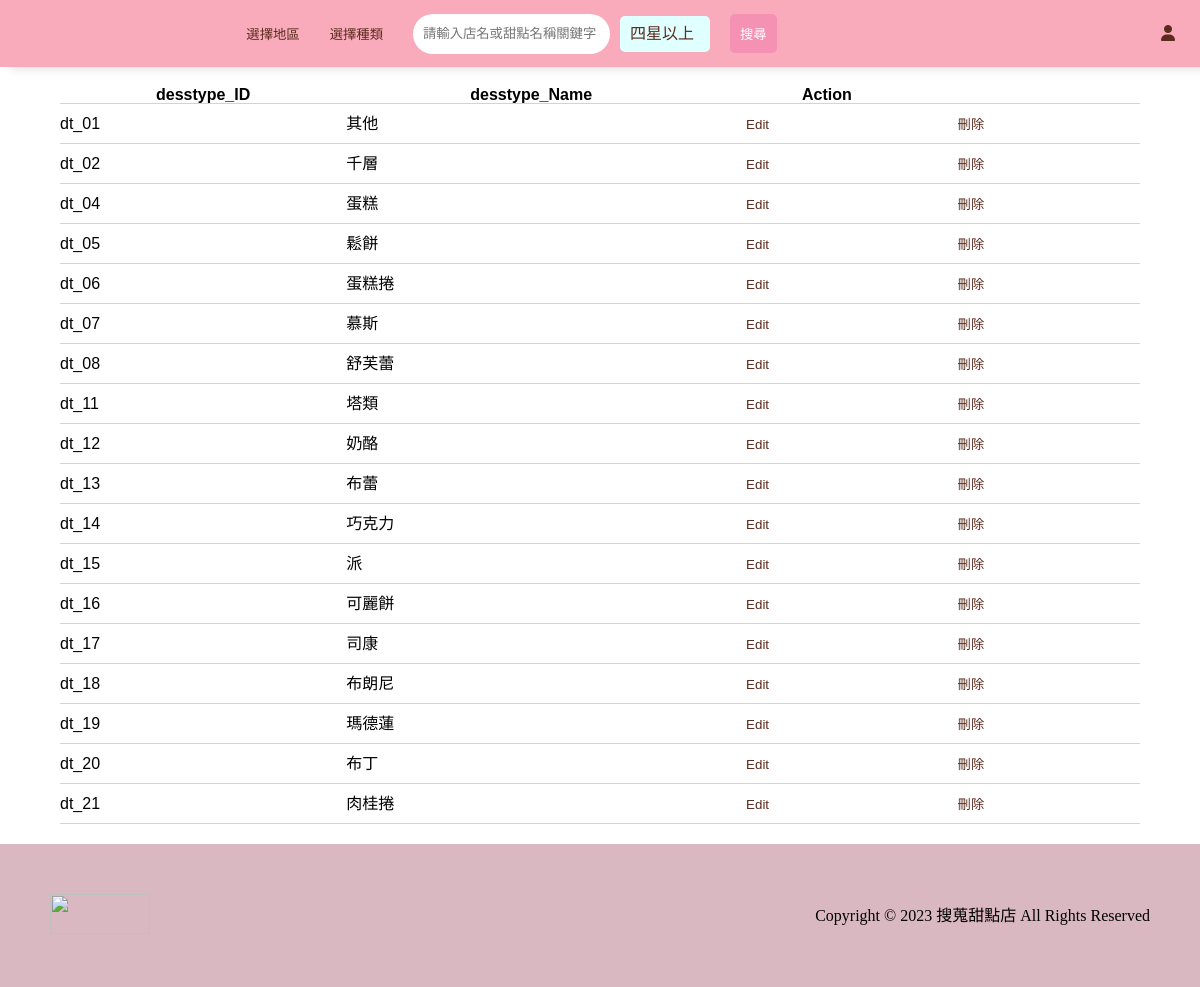
Page /manager_dessType_Index.php on the committed database.
### tables this page shows
CREATE TABLE `desstype` (
  `desstype_ID` varchar(15) NOT NULL,
  `desstype_Name` varchar(50) NOT NULL
);

### manager_dessType_Index.php (the view, shortened to what this page needs)
<?php
require_once 'db.php';
?>
<!DOCTYPE html>
<html lang="en">
    <head>
        <link rel="stylesheet" href="https://cdnjs.cloudflare.com/ajax/libs/font-awesome/6.4.2/css/all.min.css">
        <link rel="stylesheet" href="https://cdn.jsdelivr.net/npm/swiper@11/swiper-bundle.min.css" />
        <link rel="stylesheet" href="all.css">
    </head>
    <body>
        <div class="wrap">
            <div class="navbar">
                <?php
                if (isset($_SESSION['nowUser']) && $_SESSION['nowUser']['user_Role'] == "manager")
                {
                    echo "<h1 class='logo'><a href='manager_index.php'>搜蒐甜點店</a></h1>";
                }
                else
                {
                    echo "<h1 class='logo'><a href='index.php'>搜蒐甜點店</a></h1>";
                }
                ?>
                <form action="select.php" method="GET" class="search-section">
                    <input type="button" name="zone-choice" id="index-zone-choice" value="選擇地區">
                    <input type="button" name="style-choice" id="index-style-choice" value="選擇種類">
                    <input type="text" placeholder="請輸入店名或甜點名稱關鍵字" name="keyword" class="search-bar">
                    <div class="search-choice">
                        <label for='four-star-input' id='four-star-label'>四星以上</label>
                        <input type="submit" value="搜尋" class="search-button">
                    </div>
                </form>
                <ul class="nav">
                    <?php
                    if (isset($_SESSION['nowUser']))
                    {
                        if ($_SESSION['nowUser']['user_Role'] == "manager")
                        {
                            echo '<li class="nav-content"><a href="manager_index.php">管理店家</a></li>';
                        }
                        echo '<li class="nav-content"><a href="favorite.php?userid=' . $_SESSION['nowUser']['user_ID'] . '">收藏</a></li>';
                        echo '<li class="nav-content"><a href="gallery.php?userid=' . $_SESSION['nowUser']['user_ID'] . '">圖鑑</a></li>';
                        echo '<li class="nav-content"><a href="user_info.php?userid=' . $_SESSION['nowUser']['user_ID'] . '"><i class="fa-solid fa-user"></i></a></li>';
                    }
                    else
                    {
                        echo '<li class="nav-content"><a href="signup.php"><i class="fa-solid fa-user"></i></a></li>';
                    }
                    ?>
                </ul>
            </div>
            <div class="manager-main">
                <?php
                $sql = "SELECT * FROM desstype";
                $result = $conn->query($sql);
                if ($result->num_rows > 0)
                {
                    echo "<table>";
                    echo "<tr><th>desstype_ID</th><th>desstype_Name</th><th>Action</th></tr>";
                    while ($row = $result->fetch_assoc()){
                        $changed_desstype_ID = $row['desstype_ID'];
                        $changed_desstype_Name = $row['desstype_Name'];
                        echo "<tr>";
                        echo "<td>{$row['desstype_ID']}</td>";
                        echo "<td>{$row['desstype_Name']}</td>";
                        echo "<td><button class='search-button modify-button'  onclick= \"modifyRow('$changed_desstype_ID' ,'$changed_desstype_Name')\")'>Edit</button>";
                        echo "<td><button type='submit'  onclick=\"deletionDessType('$changed_desstype_ID')\" >刪除</button></td>";
                        echo "</tr>";
                    }
                    echo "</table>";
                }
                else{
                    echo "0 results";
                }
                ?>
            </div>
        </div>
        <div class="footer">
            <div class="left-footer"><img src='../image/logo-4.png'></div>
            <div class="right-footer">
                <p>Copyright © 2023 搜蒐甜點店 All Rights Reserved</p>
            </div>
        </div>
    </body>
</html>

### all.css (style rules this page uses)
html, body, div, span, applet, object, iframe, h1, h2, h3, h4, h5, h6, p, blockquote, pre, a, abbr, acronym, address, big, cite, code, del, dfn, em, img, ins, kbd, q, s, samp, small, strike, strong, sub, sup, tt, var, b, u, i, center, dl, dt, dd, ol, ul, li, fieldset, form, label, legend, table, caption, tbody, tfoot, thead, tr, th, td, article, aside, canvas, details, embed, figure, figcaption, footer, header, hgroup, menu, nav, output, ruby, section, summary, time, mark, audio, video { margin: 0; padding: 0; border: 0; font-size: 100%; font: inherit; vertical-align: baseline; }
body { line-height: 1; }
ol, ul { list-style: none; }
table { border-collapse: collapse; border-spacing: 0; }
html { height: 100%; }
body { height: 100%; display: flex; flex-direction: column; }
.wrap { flex-grow: 1; width:100%; margin:0 auto; font-family:'Helvetica'; }
.navbar-index,.navbar { display: flex; justify-content: space-between; align-items: center; padding:5px; background-color:#F9AABB; opacity: 1.0; }
.navbar { box-shadow: 10px 0px 10px lightgray; justify-content: space-between; }
.logo { margin-left:30px; margin-right:30px; text-indent:101%; overflow:hidden; white-space:nowrap; background-image:url('../image/logo-4.png'); background-size: contain; background-repeat: no-repeat; background-position: center; }
.logo a { display:block; width:120px; height:50px; }
.nav { display: flex; justify-content: flex-end; width:30%; }
.nav a { display: block; padding:20px; }
.nav-content a { text-decoration: none; display: block; color:#5B2B1E; font-weight: bold; }
.main,.manager-main { width:90%; margin:0 auto; }
.manager-main table { width:100%; margin:20px auto; }
.manager-main table th { font-weight: bold; text-align: center; vertical-align: middle; }
.manager-main button { padding:10px 20px; border: none; background-color:transparent; color:#5B2B1E; border-radius: 5px; }
.manager-main tr { border-bottom:1px solid lightgray; }
img { height:200px; width:300px; }
.search-section { display: flex; justify-content: center; align-items: center; }
.search-choice { display: flex; justify-content: space-evenly; align-items: center; }
.search-bar { width:50%; height:20px; padding:10px; border:1px solid gray; background-color:white; display: block; margin:0 10px; border-radius:30px; }
.search-section input { padding:10px; border:none; margin-right:10px; }
#index-zone-choice,#index-style-choice { color:#5B2B1E; background-color: transparent; border: none; }
#no-visited-label,#four-star-label { background:lightcyan; padding:10px; color:#5B2B1E; margin-right:10px; border:none; border-radius:5px; }
#four-star-label { width:70px; }
.search-button { border:0px; background-color: #F591B3; color:white; padding:10px; border-radius: 5px; margin-left:10px; }
.footer { background-color: #D9B8C1; display: flex; justify-content: space-between; align-items: center; padding:50px; }
.left-footer img { width:100px; height:40px; }

### rows in the picture
desstype: desstype_ID "dt_01", desstype_Name "其他"
desstype: desstype_ID "dt_02", desstype_Name "千層"
desstype: desstype_ID "dt_04", desstype_Name "蛋糕"
desstype: desstype_ID "dt_05", desstype_Name "鬆餅"
desstype: desstype_ID "dt_06", desstype_Name "蛋糕捲"
desstype: desstype_ID "dt_07", desstype_Name "慕斯"
desstype: desstype_ID "dt_08", desstype_Name "舒芙蕾"
desstype: desstype_ID "dt_11", desstype_Name "塔類"
desstype: desstype_ID "dt_12", desstype_Name "奶酪"
desstype: desstype_ID "dt_13", desstype_Name "布蕾"
desstype: desstype_ID "dt_14", desstype_Name "巧克力"
desstype: desstype_ID "dt_15", desstype_Name "派"
desstype: desstype_ID "dt_16", desstype_Name "可麗餅"
desstype: desstype_ID "dt_17", desstype_Name "司康"
desstype: desstype_ID "dt_18", desstype_Name "布朗尼"
desstype: desstype_ID "dt_19", desstype_Name "瑪德蓮"
desstype: desstype_ID "dt_20", desstype_Name "布丁"
desstype: desstype_ID "dt_21", desstype_Name "肉桂捲"
